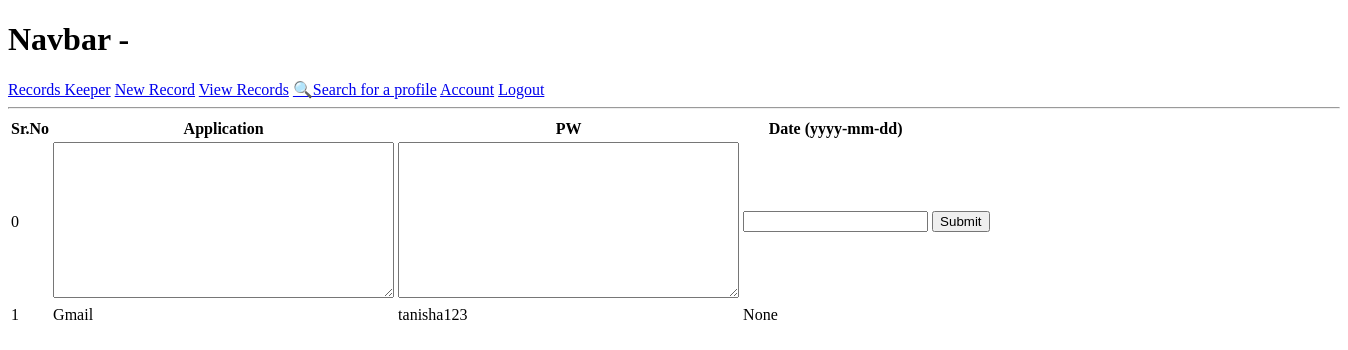
The page /add-row/bcc387d8-45e0-431c-953c-aea0b4fe1e1e/ (signed in) on the database as committed earlier.
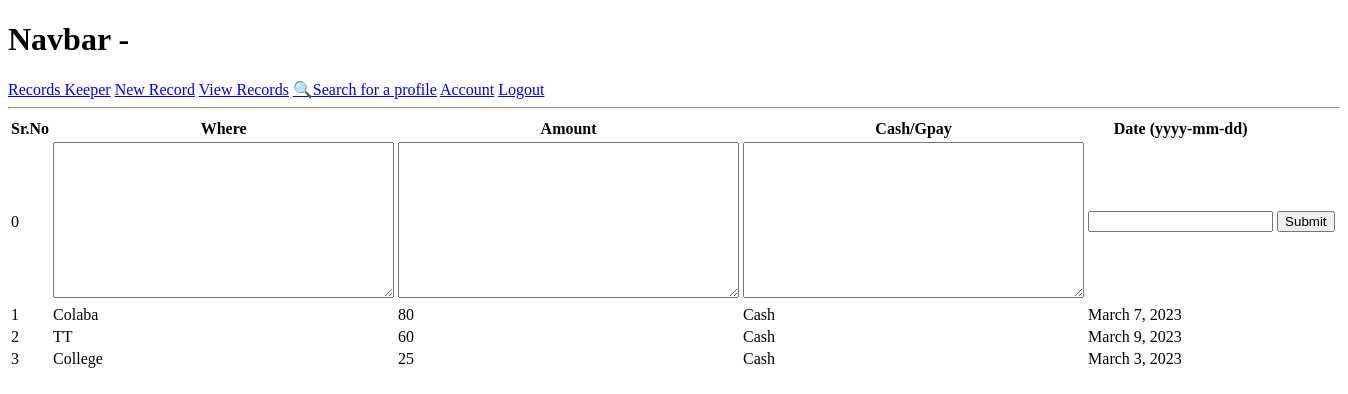
The same page on the database as committed later.
### tables/models.py (models this page shows, shortened)
class Table(models.Model):
    owner=models.ForeignKey(Profile, on_delete=models.CASCADE, null=True, blank=True)
    title=models.TextField("Title of the table")
    desc=models.TextField("Description",null=True, blank=True)
    col1=models.TextField("Column 1",null=True, blank=True)
    col2=models.TextField("Column 2",null=True, blank=True)
    col3=models.TextField("Column 3",null=True, blank=True)
    col4=models.TextField("Column 4",null=True, blank=True)
    col5=models.TextField("Column 5",null=True, blank=True)
    total=models.IntegerField(default=0, null=True, blank=True)
    TYPE=(('Public', 'Public'), ('Private', 'Private'))
    status=models.CharField(max_length=200, choices=TYPE, default="Public")
    created = models.DateTimeField(auto_now_add=True)
    id = models.UUIDField(primary_key=True, default=uuid.uuid4, editable=False)
    class Meta:
        ordering = ['title', '-created']

class Row(models.Model):
    table_name=models.ForeignKey(Table, on_delete=models.CASCADE, null=True, blank=True)
    col1=models.TextField("Column 1 entry",null=True, blank=True)
    col2=models.TextField("Column 2 entry",null=True, blank=True)
    col3=models.TextField("Column 3 entry",null=True, blank=True)
    col4=models.TextField("Column 4 entry",null=True, blank=True)
    col5=models.TextField("Column 5 entry",null=True, blank=True)
    date=models.DateField("Date (yyyy-mm-dd)",auto_now_add=False, auto_now=False, null=True, blank=True)
    created = models.DateTimeField(auto_now_add=True)
    id = models.UUIDField(primary_key=True, default=uuid.uuid4, editable=False)

### tables/views.py (the view)
# urls.py: path("add-row/<str:pk>/", views.addRow, name="add-row"),
@login_required(login_url="login")
def addRow(request,pk):
    table=Table.objects.get(id=pk)
    rows=table.row_set.all()
    form=RowForm()
    if request.method=="POST":
        form=RowForm(request.POST)
        row=form.save(commit=False)
        row.table_name=table
        row.save()
        return redirect("view-table", pk)
    context={"form":form, "name": "add", "table":table, "rows":rows}
    return render(request, "tables/row-form.html", context)

### tables/forms.py
class RowForm(ModelForm):
    class Meta:
        model=Row
        fields=["col1", "col2", "col3", "col4", "col5", "date"]
    def __init__(self, *args, **kwargs):
        super(RowForm,self).__init__(*args, **kwargs)
        for name, field in self.fields.items():
            field.widget.attrs.update({"class": "input"})

### tables/templates/tables/row-form.html (shortened to what this page needs)
{% extends 'main.html' %}
{% block content %}
<form method="POST">
    <table>
        <tr>
            <th>Sr.No</th>
            {% if table.col1 %}
            <th>{{table.col1}}</th>
            {% endif %}
            {% if table.col2 %}
            <th>{{table.col2}}</th>
            {% endif %}
            {% if table.col3 %}
            <th>{{table.col3}}</th>
            {% endif %}
            <th>Date (yyyy-mm-dd)</th>
        </tr>
        {% if name == "add" %}
        <tr>
            <td>0</td>
            {% if table.col1 %}
                <td>{{form.col1}}</td>
            {% endif %}
            {% if table.col2 %}
                <td>{{form.col2}}</td>
            {% endif %}
            {% if table.col3 %}
                <td>{{form.col3}}</td>
            {% endif %}
            <td>{{form.date}}</td>
            <td><input type="submit"></td>
        </tr>
        {% for row in rows %}
        <tr>
            <td>{{forloop.counter}}</td>
            {% if row.col1 %}
            <td>{{row.col1}}</td>
            {% endif %}
            {% if row.col2 %}
            <td>{{row.col2}}</td>
            {% endif %}
            {% if row.col3 %}
            <td>{{row.col3}}</td>
            {% endif %}
            <td>{{row.date}}</td>
        </tr>
        {% endfor %}
        {% endif %}
    </table>
{% endblock %}

Rows that differ between the two databases and show on the page:
changed Table: col1 "Application" → "Where"; col2 "PW" → "Amount"; col3 (not shown) → "Cash/Gpay"
changed Row: col1 "Gmail" → "Colaba"; col2 "tanisha123" → "80"; col3 (not shown) → "Cash"; date "None" → "March 7, 2023"
added Row: col1 "TT", col2 "60", col3 "Cash", date "March 9, 2023"
added Row: col1 "College", col2 "25", col3 "Cash", date "March 3, 2023"
